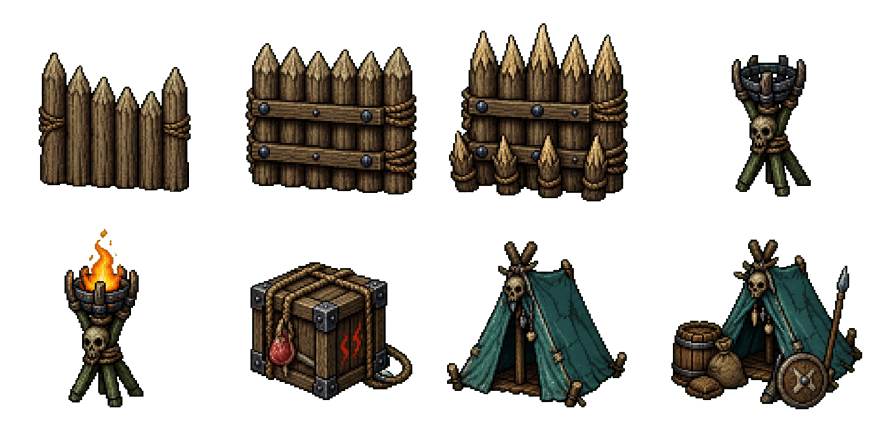
#> input picture projects/TensuraGame/project/assets/source/goblin_village/goblin_village_defense_props_alpha_v1.png, 1774 x 887 px (shown at 1/2 size)
$ python process_village_visual_assets.py
#> lines starting #> are read from the running program, lines starting #| are printed output that depends on the picture
from pathlib import Path

from PIL import Image


PROJECT = Path(__file__).resolve().parents[1] / "project"
SOURCE = PROJECT / "assets" / "source" / "goblin_village"
OUTPUT = PROJECT / "assets" / "sprites" / "props" / "goblin_village"
AMBIENT_SOURCE = SOURCE / "ambient"
AMBIENT_OUTPUT = PROJECT / "assets" / "sprites" / "npcs" / "goblin_village"


def crop_cell(image, box, size, filename):
    cell = image.crop(box).convert("RGBA")
    bbox = cell.getchannel("A").getbbox()
    if bbox is None:
        raise ValueError(f"empty generated cell: {filename}")

    cell = cell.crop(
        (
            max(0, bbox[0] - 8),
            max(0, bbox[1] - 8),
            min(cell.width, bbox[2] + 8),
            min(cell.height, bbox[3] + 8),
        )
    )
    scale = min((size - 8) / cell.width, (size - 8) / cell.height)
    width = max(1, round(cell.width * scale))
    height = max(1, round(cell.height * scale))
    cell = cell.resize((width, height), Image.Resampling.NEAREST)

    canvas = Image.new("RGBA", (size, size), (0, 0, 0, 0))
    canvas.paste(cell, ((size - width) // 2, size - height - 2), cell)
    canvas.save(OUTPUT / filename)
    return canvas


def normalize_ambient_npc(source_name, output_name):
    npc = Image.open(AMBIENT_SOURCE / source_name).convert("RGBA")
    alpha = npc.getchannel("A").point(lambda value: 0 if value < 64 else 255)
    npc.putalpha(alpha)

    bounds = alpha.getbbox()
    if bounds is None:
        raise ValueError(f"empty generated NPC: {source_name}")

    npc = npc.crop(bounds)
    npc.thumbnail((44, 46), Image.Resampling.NEAREST)

    canvas = Image.new("RGBA", (48, 48), (0, 0, 0, 0))
    canvas.alpha_composite(npc, ((48 - npc.width) // 2, 47 - npc.height))

    output_alpha = canvas.getchannel("A").point(lambda value: 0 if value < 128 else 255)
    color = canvas.convert("RGB").quantize(
        colors=96,
        method=Image.Quantize.MEDIANCUT,
        dither=Image.Dither.NONE,
    ).convert("RGBA")
    color.putalpha(output_alpha)
    color.save(AMBIENT_OUTPUT / output_name, optimize=True)


def main():
    OUTPUT.mkdir(parents=True, exist_ok=True)
    AMBIENT_OUTPUT.mkdir(parents=True, exist_ok=True)

    props = Image.open(SOURCE / "goblin_village_defense_props_alpha_v1.png").convert("RGBA")
#> props is the input picture: PIL image 1774x887 RGBA; mean R, G, B, A 20.1, 17.3, 12.2, 81.6
    cell_width = props.width // 4
#> cell_width = 443
    cell_height = props.height // 2
#> cell_height = 443
    names = [
        "goblin_village_palisade_neutral_v1.png",
        "goblin_village_palisade_reinforced_v1.png",
        "goblin_village_palisade_spiked_v1.png",
        "goblin_village_torch_unlit_v1.png",
        "goblin_village_torch_lit_v1.png",
        "goblin_village_controlled_bait_v1.png",
        "goblin_village_tent_scout_v1.png",
        "goblin_village_tent_supplies_v1.png",
    ]
    for index, name in enumerate(names):
        column = index % 4
        row = index // 4
        crop_cell(
            props,
            (column * cell_width, row * cell_height,
             (column + 1) * cell_width, (row + 1) * cell_height),
            64,
            name,
        )
#> this loop made 8 passes
#> bbox in crop_cell on passes 1 to 8: (77, 105, 382, 384), (47, 86, 391, 389), (11, 46, 370, 403), (134, 110, 293, 394), (129, 14, 288, 372), (57, 81, 382, 358), (8, 39, 368, 372), (13, 36, 396, 376)
#> pass 1, in crop_cell, `cell = image.crop(box).convert("RGBA")`:
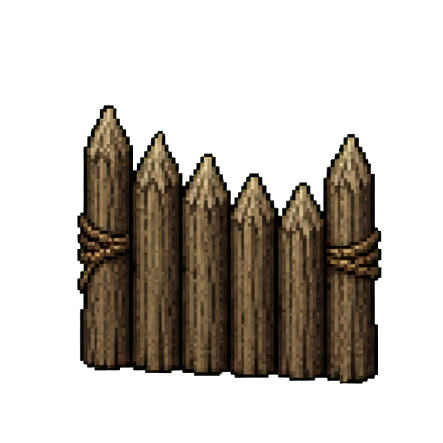
#> cell: PIL image 443x443 RGBA; mean R, G, B, A 24.9, 19.6, 13.1, 81.7; transparent parts drawn white
#> pass 1, in crop_cell, `cell = cell.crop( ( max(0, bbox[0] - 8), max(0, bbox[1] - 8), min(cell..`:
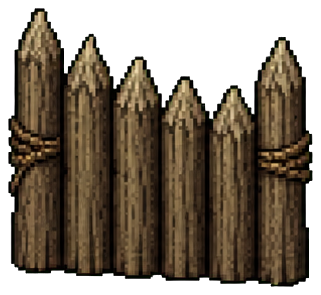
#> cell: PIL image 321x295 RGBA; mean R, G, B, A 51.7, 40.6, 27.1, 169.3; transparent parts drawn white
#> pass 1, in crop_cell, `cell = cell.resize((width, height), Image.Resampling.NEAREST)`:
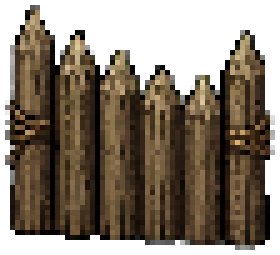
#> cell: PIL image 56x51 RGBA (shown 5 times larger); mean R, G, B, A 51.8, 40.8, 27.3, 169.2; transparent parts drawn white

    threshold = Image.open(SOURCE / "cave_forest_threshold_alpha_v1.png").convert("RGBA")
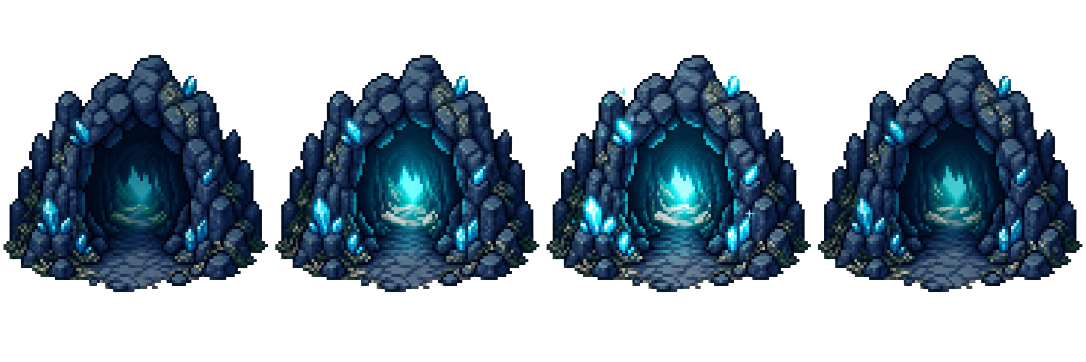
#> input picture projects/TensuraGame/project/assets/source/goblin_village/cave_forest_threshold_alpha_v1.png, 2172 x 724 px (shown at 1/2 size)
#> threshold is the input picture: PIL image 2172x724 RGBA; mean R, G, B, A 11, 25.4, 36.1, 111.1
    threshold_width = threshold.width // 4
#> threshold_width = 543
    for index in range(4):
        crop_cell(
            threshold,
            (index * threshold_width, 0, (index + 1) * threshold_width, threshold.height),
            96,
            f"cave_forest_threshold_{index + 1:02d}.png",
        )
#> this loop made 4 passes
#> bbox in crop_cell on passes 1 to 4: (7, 109, 537, 585), (7, 109, 536, 585), (7, 109, 536, 585), (6, 109, 536, 585)
#> pass 1, in crop_cell (call 9), `cell = image.crop(box).convert("RGBA")`:
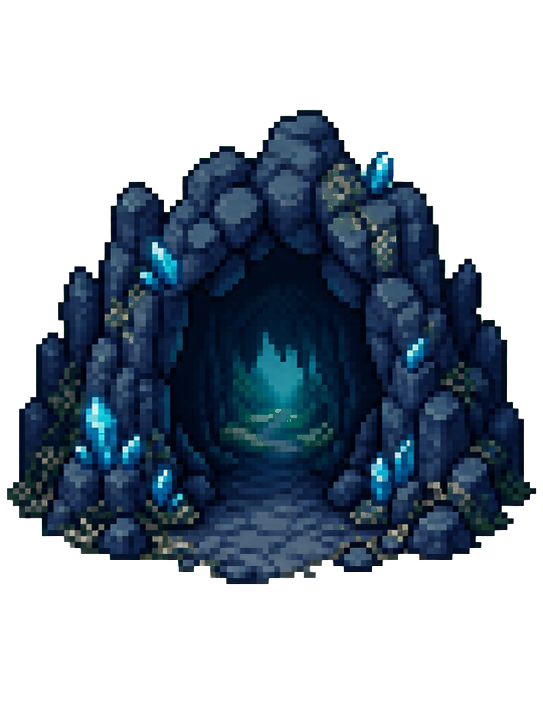
#> cell: PIL image 543x724 RGBA; mean R, G, B, A 9.3, 20.1, 30.9, 111.7; transparent parts drawn white
#> pass 1, in crop_cell (call 9), `cell = cell.crop( ( max(0, bbox[0] - 8), max(0, bbox[1] - 8), min(cell..`:
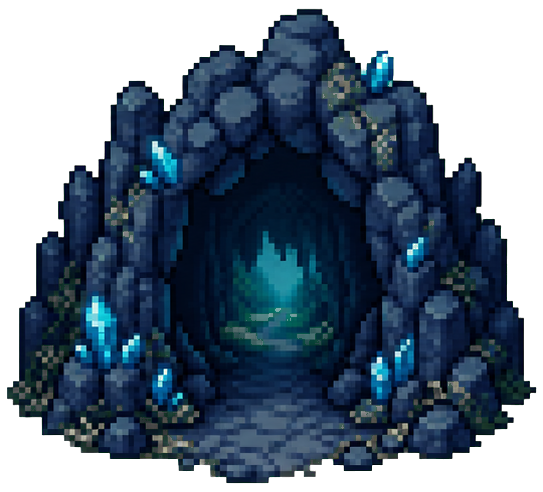
#> cell: PIL image 543x492 RGBA; mean R, G, B, A 13.7, 29.6, 45.5, 164.4; transparent parts drawn white
#> pass 1, in crop_cell (call 9), `cell = cell.resize((width, height), Image.Resampling.NEAREST)`:
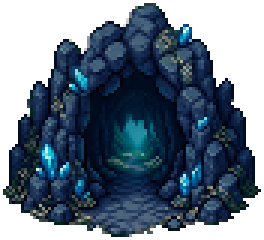
#> cell: PIL image 88x80 RGBA (shown 3 times larger); mean R, G, B, A 13.7, 29.7, 45.6, 165.5; transparent parts drawn white

    ambient_npcs = {
        "goblin_village_ambient_builder_alpha_source_v1.png":
            "goblin_village_ambient_builder_v1.png",
        "goblin_village_ambient_carrier_alpha_source_v1.png":
            "goblin_village_ambient_carrier_v1.png",
        "goblin_village_ambient_caregiver_alpha_source_v1.png":
            "goblin_village_ambient_caregiver_v1.png",
    }
    for source_name, output_name in ambient_npcs.items():
        normalize_ambient_npc(source_name, output_name)


if __name__ == "__main__":
#> (the run stopped early here; a loop or call above may not have finished)
